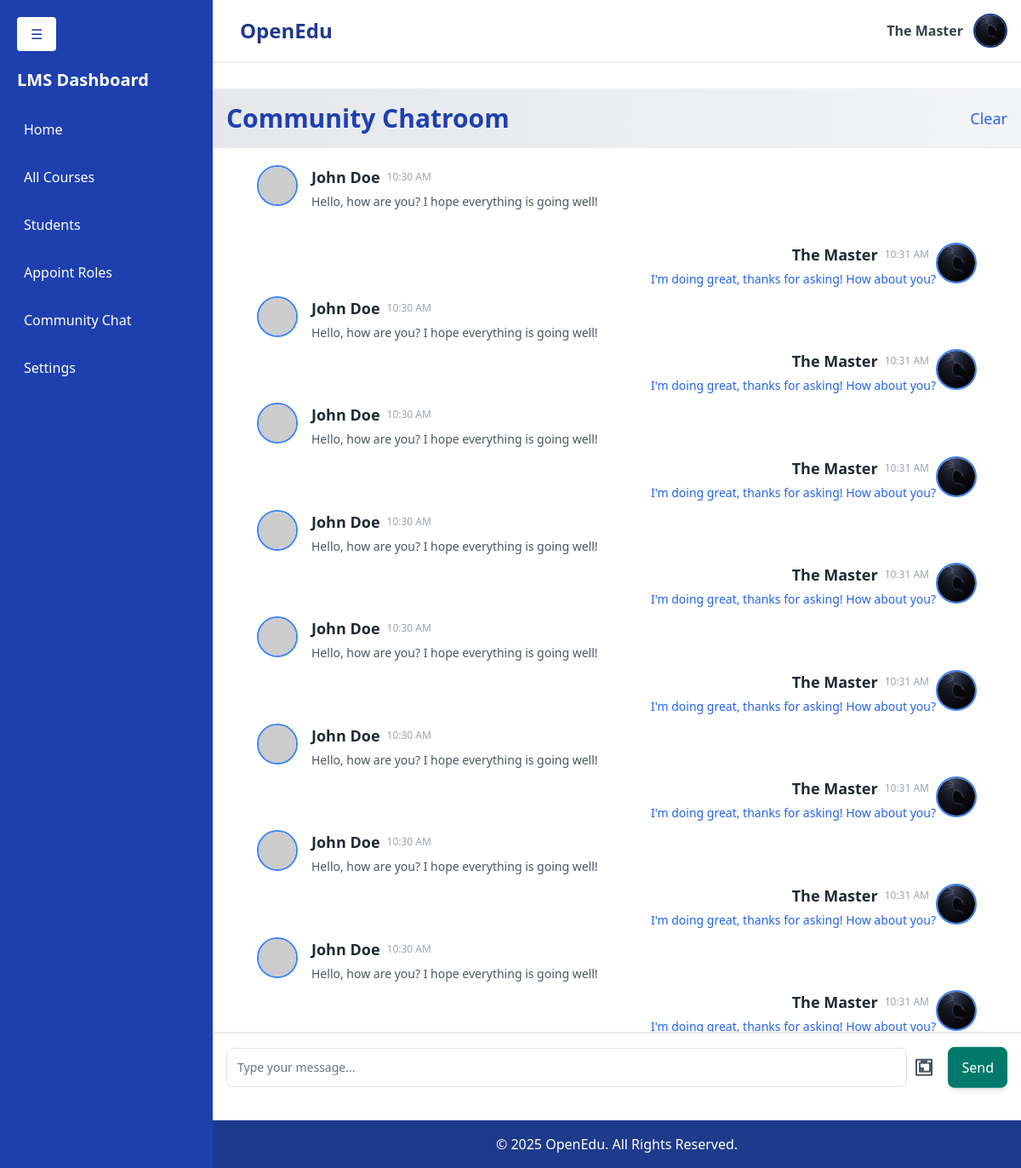
The app's page /chat/ (signed in) with its own data.
### accounts/models.py (models this page shows, shortened)
class User(AbstractUser):
    contact = models.CharField(max_length=15, blank=True, null=True)
    profilepicture = models.ImageField(upload_to='images/profilepictures', blank=True, null=True,default='images/profilepictures/rafid1.jpg')
    role=models.TextField(default='user')
    course=models.IntegerField(default=-1)
    department=models.IntegerField(default=-1)
    groups = models.ManyToManyField(
        'auth.Group',
        related_name='custom_user_set',
        blank=True
    )
    user_permissions = models.ManyToManyField(
        'auth.Permission',
        related_name='custom_user_permissions_set',
        blank=True
    )

### commChat/views.py (the view)
# urls.py: path('', commChat, name='commChat'),
def commChat(request):
    return render(request, 'commChat.html')

### commChat/templates/commChat.html (shortened to what this page needs)
{% extends 'dashboard.html' %}
{% block content %}
{% load static %}
<link rel="stylesheet" href="{% static 'css/commChat.css' %}" />
<div class="chatbox-container bg-white shadow-2xl w-full h-[calc(100vh-100px)] flex flex-col">
  <div class="sticky bg-white border-t z-20" style="top:7.55%">
  {% include 'commChatComponents/chatHeader.html' %}
</div>
  <div id="chat-messages" class="flex-1 overflow-y-auto p-4 space-y-2">
    {% include 'commChatComponents/senderText.html' %}
    {% include 'commChatComponents/recieverText.html' %}
    {% include 'commChatComponents/senderText.html' %}
    {% include 'commChatComponents/recieverText.html' %}
    {% include 'commChatComponents/senderText.html' %}
    {% include 'commChatComponents/recieverText.html' %}
    {% include 'commChatComponents/senderText.html' %}
    {% include 'commChatComponents/recieverText.html' %}
    {% include 'commChatComponents/senderText.html' %}
    {% include 'commChatComponents/recieverText.html' %}
    {% include 'commChatComponents/senderText.html' %}
    {% include 'commChatComponents/recieverText.html' %}
    {% include 'commChatComponents/senderText.html' %}
    {% include 'commChatComponents/recieverText.html' %}
    {% include 'commChatComponents/senderText.html' %}
    {% include 'commChatComponents/recieverText.html' %}
  </div>
  <div class="sticky  bg-white border-t z-20" style="bottom: 5.7%">
    {% include 'commChatComponents/inboxForm.html' %}
  </div>
</div>
{% endblock %}

### home/templates/inc/header.html (shortened to what this page needs)
<header
  class="bg-white shadow p-4 flex justify-between items-center relative w-full top-0 right-0 4 z-10 sticky"
>
  <div class="flex items-center space-x-4">
    <h1 class="text-2xl font-bold text-blue-900">OpenEdu</h1>
  </div>
  <div class="flex items-center space-x-3 relative">
    <span class="text-gray-700 font-semibold">
      {{ request.user.first_name }} {{ request.user.last_name }}
    </span>
    <a
      href="javascript:void(0);"
      onclick="toggleDropdownProfile()"
      class="w-10 h-10"
    >
      <img
        src="{{ request.user.profilepicture.url }}"
        alt="Profile"
        class="w-10 h-10 rounded-full border-2 border-blue-900"
      />
    </a>
  </div>
</header>

### commChat/templates/commChatComponents/recieverText.html
<div class="flex items-start justify-end m-9">
  <div class="ml-4 flex flex-col items-end">
    <div class="flex items-center space-x-2 mr-2">
      <span class="text-lg font-semibold text-gray-800"
        >{{request.user.first_name}} {{request.user.last_name}}</span
      >
      <span class="text-xs text-gray-400">10:31 AM </span>
    </div>
    <p class="text-sm text-blue-600 mt-1 leading-relaxed">
      I'm doing great, thanks for asking! How about you?
    </p>
  </div>
  <div class="flex-shrink-0">
    <img
      src="{{request.user.profilepicture.url}}"
      alt="Receiver Avatar"
      class="h-12 w-12 rounded-full border-2 border-blue-500"
    />
  </div>
</div>

### commChat/static/css/commChat.css (style rules this page uses)
.chatbox-container { display: flex; flex-direction: column; height: 100%; width: 100%; justify-content: center; }

### records on screen
User: user.first_name "The", user.last_name "Master", user.profilepicture (picture), user.first_name "The The The The The The The The", user.last_name "Master Master Master Master Master Master Master Master"
